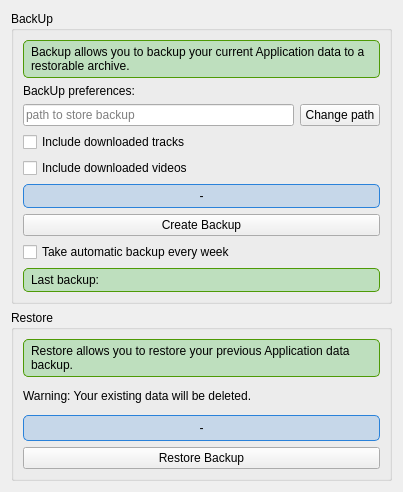
<?xml version="1.0" encoding="UTF-8"?>
<ui version="4.0">
 <class>Backup</class>
 <widget class="QWidget" name="Backup">
  <property name="geometry">
   <rect>
    <x>0</x>
    <y>0</y>
    <width>403</width>
    <height>470</height>
   </rect>
  </property>
  <property name="windowTitle">
   <string>Form</string>
  </property>
  <layout class="QVBoxLayout" name="verticalLayout">
   <item>
    <widget class="QGroupBox" name="groupBox">
     <property name="title">
      <string>BackUp</string>
     </property>
     <layout class="QVBoxLayout" name="verticalLayout_3">
      <item>
       <widget class="QLabel" name="label_3">
        <property name="sizePolicy">
         <sizepolicy hsizetype="Preferred" vsizetype="Minimum">
          <horstretch>0</horstretch>
          <verstretch>0</verstretch>
         </sizepolicy>
        </property>
        <property name="styleSheet">
         <string notr="true">background-color: rgba(0,170,0,50);
padding:4px;
border:1px solid rgb(78, 154, 6);
border-radius: 5px;</string>
        </property>
        <property name="text">
         <string>&lt;html&gt;&lt;head/&gt;&lt;body&gt;&lt;p&gt;Backup allows you to backup your current Application data to a restorable archive.&lt;/p&gt;&lt;/body&gt;&lt;/html&gt;</string>
        </property>
        <property name="wordWrap">
         <bool>true</bool>
        </property>
       </widget>
      </item>
      <item>
       <widget class="QLabel" name="label">
        <property name="text">
         <string>BackUp preferences:</string>
        </property>
       </widget>
      </item>
      <item>
       <layout class="QHBoxLayout" name="horizontalLayout">
        <property name="topMargin">
         <number>0</number>
        </property>
        <item>
         <widget class="QLineEdit" name="backup_path">
          <property name="toolTip">
           <string>Path to store backup</string>
          </property>
          <property name="placeholderText">
           <string>path to store backup</string>
          </property>
         </widget>
        </item>
        <item>
         <widget class="QPushButton" name="change_path">
          <property name="text">
           <string>Change path</string>
          </property>
          <property name="icon">
           <iconset resource="icons.qrc">
            <normaloff>:/icons/others/folder-open-line.png</normaloff>:/icons/others/folder-open-line.png</iconset>
          </property>
         </widget>
        </item>
       </layout>
      </item>
      <item>
       <widget class="QCheckBox" name="audio_checkBox">
        <property name="text">
         <string>Include downloaded tracks</string>
        </property>
       </widget>
      </item>
      <item>
       <widget class="QCheckBox" name="video_checkBox">
        <property name="text">
         <string>Include downloaded videos</string>
        </property>
       </widget>
      </item>
      <item>
       <widget class="ElidedLabel" name="status">
        <property name="styleSheet">
         <string notr="true">background-color: rgb(42, 130, 218,50);
padding:4px;
border:1px solid rgb(42, 130, 218);
border-radius: 5px;</string>
        </property>
        <property name="text">
         <string>-</string>
        </property>
        <property name="alignment">
         <set>Qt::AlignCenter</set>
        </property>
       </widget>
      </item>
      <item>
       <widget class="QPushButton" name="backup">
        <property name="text">
         <string>Create Backup</string>
        </property>
        <property name="icon">
         <iconset resource="icons.qrc">
          <normaloff>:/icons/others/backup.png</normaloff>:/icons/others/backup.png</iconset>
        </property>
       </widget>
      </item>
      <item>
       <widget class="QCheckBox" name="automatic_backup">
        <property name="text">
         <string>Take automatic backup every week</string>
        </property>
       </widget>
      </item>
      <item>
       <widget class="QLabel" name="last">
        <property name="sizePolicy">
         <sizepolicy hsizetype="Preferred" vsizetype="Minimum">
          <horstretch>0</horstretch>
          <verstretch>0</verstretch>
         </sizepolicy>
        </property>
        <property name="styleSheet">
         <string notr="true">background-color: rgba(0,170,0,50);
padding:4px;
border:1px solid rgb(78, 154, 6);
border-radius: 5px;</string>
        </property>
        <property name="text">
         <string>&lt;html&gt;&lt;head/&gt;&lt;body&gt;&lt;p&gt;Last backup:&lt;/p&gt;&lt;/body&gt;&lt;/html&gt;</string>
        </property>
        <property name="wordWrap">
         <bool>true</bool>
        </property>
       </widget>
      </item>
     </layout>
    </widget>
   </item>
   <item>
    <widget class="QGroupBox" name="groupBox_2">
     <property name="title">
      <string>Restore</string>
     </property>
     <layout class="QVBoxLayout" name="verticalLayout_4">
      <item>
       <widget class="QLabel" name="label_4">
        <property name="styleSheet">
         <string notr="true">background-color: rgba(0,170,0,50);
padding:4px;
border:1px solid rgb(78, 154, 6);
border-radius: 5px;</string>
        </property>
        <property name="text">
         <string>&lt;html&gt;&lt;head/&gt;&lt;body&gt;&lt;p&gt;Restore allows you to restore your previous Application data backup.&lt;/p&gt;&lt;/body&gt;&lt;/html&gt;</string>
        </property>
        <property name="wordWrap">
         <bool>true</bool>
        </property>
       </widget>
      </item>
      <item>
       <widget class="QLabel" name="label_2">
        <property name="text">
         <string>Warning: Your existing data will be deleted.</string>
        </property>
       </widget>
      </item>
      <item>
       <widget class="ElidedLabel" name="status_restore">
        <property name="styleSheet">
         <string notr="true">background-color: rgb(42, 130, 218,50);
padding:4px;
border:1px solid rgb(42, 130, 218);
border-radius: 5px;</string>
        </property>
        <property name="text">
         <string>-</string>
        </property>
        <property name="alignment">
         <set>Qt::AlignCenter</set>
        </property>
       </widget>
      </item>
      <item>
       <widget class="QPushButton" name="restore">
        <property name="text">
         <string>Restore Backup</string>
        </property>
        <property name="icon">
         <iconset resource="icons.qrc">
          <normaloff>:/icons/others/restore.png</normaloff>:/icons/others/restore.png</iconset>
        </property>
       </widget>
      </item>
     </layout>
    </widget>
   </item>
  </layout>
 </widget>
 <customwidgets>
  <customwidget>
   <class>ElidedLabel</class>
   <extends>QLabel</extends>
   <header>elidedlabel.h</header>
  </customwidget>
 </customwidgets>
 <resources>
  <include location="icons.qrc"/>
 </resources>
 <connections/>
</ui>
